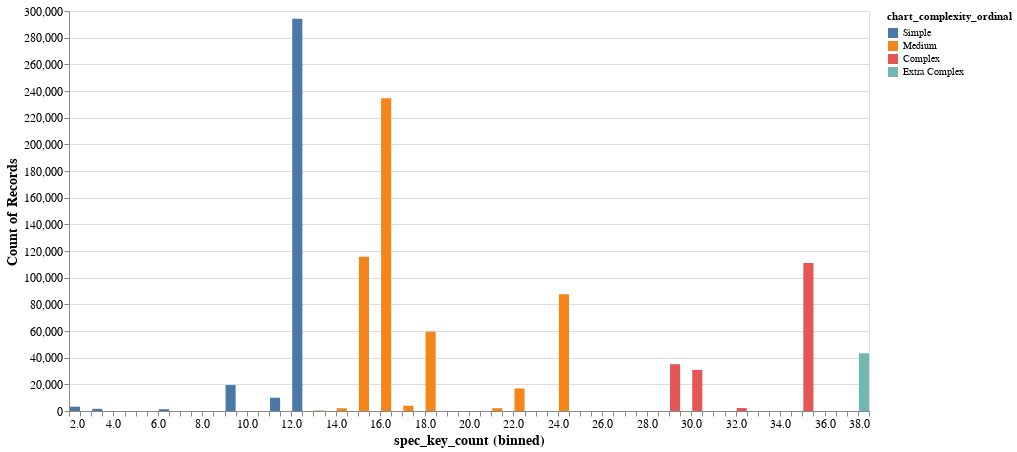

This figure's notebook cell:
### Code cell
# create a histogram of df['spec_key_count']
histogram = alt.Chart(df).mark_bar().encode(
    alt.X("spec_key_count:Q", bin=alt.Bin(maxbins=100)),
    alt.Y("count():Q"),
    alt.Color("chart_complexity_ordinal:N", legend=chart_complexity_legend),
    tooltip=["count():Q", "spec_key_count:Q"]
).properties(
    width=800,
    height=400
).configure_axis(
    labelFontSize=12,
    titleFontSize=14
).configure_title(
    fontSize=16
)

histogram.display()

### Figure 1 — Vega specification as saved in the notebook (floating-point values rounded to 4 significant figures)
{"$schema": "https://vega.github.io/schema/vega/v5.json", "data": [{"name": "source_0", "values": [{"__count": 9950, "__count_end": 9950.0, "__count_start": 0.0, "bin_maxbins_100_spec_key_count": 11.0, "bin_maxbins_100_spec_key_count_end": 11.5, "chart_complexity_ordinal": 0, "spec_key_count": 11}, {"__count": 59533, "__count_end": 59530.0, "__count_start": 0.0, "bin_maxbins_100_spec_key_count": 18.0, "bin_maxbins_100_spec_key_count_end": 18.5, "chart_complexity_ordinal": 1, "spec_key_count": 18}, {"__count": 16901, "__count_end": 16900.0, "__count_start": 0.0, "bin_maxbins_100_spec_key_count": 22.0, "bin_maxbins_100_spec_key_count_end": 22.5, "chart_complexity_ordinal": 1, "spec_key_count": 22}, {"__count": 115671, "__count_end": 115700.0, "__count_start": 0.0, "bin_maxbins_100_spec_key_count": 15.0, "bin_maxbins_100_spec_key_count_end": 15.5, "chart_complexity_ordinal": 1, "spec_key_count": 15}, {"__count": 87534, "__count_end": 87530.0, "__count_start": 0.0, "bin_maxbins_100_spec_key_count": 24.0, "bin_maxbins_100_spec_key_count_end": 24.5, "chart_complexity_ordinal": 1, "spec_key_count": 24}, {"__count": 294261, "__count_end": 294300.0, "__count_start": 0.0, "bin_maxbins_100_spec_key_count": 12.0, "bin_maxbins_100_spec_key_count_end": 12.5, "chart_complexity_ordinal": 0, "spec_key_count": 12}, {"__count": 19458, "__count_end": 19460.0, "__count_start": 0.0, "bin_maxbins_100_spec_key_count": 9.0, "bin_maxbins_100_spec_key_count_end": 9.5, "chart_complexity_ordinal": 0, "spec_key_count": 9}, {"__count": 1636, "__count_end": 1636.0, "__count_start": 0.0, "bin_maxbins_100_spec_key_count": 3.0, "bin_maxbins_100_spec_key_count_end": 3.5, "chart_complexity_ordinal": 0, "spec_key_count": 3}, {"__count": 3250, "__count_end": 3250.0, "__count_start": 0.0, "bin_maxbins_100_spec_key_count": 2.0, "bin_maxbins_100_spec_key_count_end": 2.5, "chart_complexity_ordinal": 0, "spec_key_count": 2}, {"__count": 111030, "__count_end": 111000.0, "__count_start": 0.0, "bin_maxbins_100_spec_key_count": 35.0, "bin_maxbins_100_spec_key_count_end": 35.5, "chart_complexity_ordinal": 2, "spec_key_count": 35}, {"__count": 2125, "__count_end": 2125.0, "__count_start": 0.0, "bin_maxbins_100_spec_key_count": 21.0, "bin_maxbins_100_spec_key_count_end": 21.5, "chart_complexity_ordinal": 1, "spec_key_count": 21}, {"__count": 2225, "__count_end": 2225.0, "__count_start": 0.0, "bin_maxbins_100_spec_key_count": 32.0, "bin_maxbins_100_spec_key_count_end": 32.5, "chart_complexity_ordinal": 2, "spec_key_count": 32}, {"__count": 3950, "__count_end": 3950.0, "__count_start": 0.0, "bin_maxbins_100_spec_key_count": 17.0, "bin_maxbins_100_spec_key_count_end": 17.5, "chart_complexity_ordinal": 1, "spec_key_count": 17}, {"__count": 234568, "__count_end": 234600.0, "__count_start": 0.0, "bin_maxbins_100_spec_key_count": 16.0, "bin_maxbins_100_spec_key_count_end": 16.5, "chart_complexity_ordinal": 1, "spec_key_count": 16}, {"__count": 43301, "__count_end": 43300.0, "__count_start": 0.0, "bin_maxbins_100_spec_key_count": 37.5, "bin_maxbins_100_spec_key_count_end": 38.0, "chart_complexity_ordinal": 3, "spec_key_count": 38}, {"__count": 2100, "__count_end": 2100.0, "__count_start": 0.0, "bin_maxbins_100_spec_key_count": 14.0, "bin_maxbins_100_spec_key_count_end": 14.5, "chart_complexity_ordinal": 1, "spec_key_count": 14}, {"__count": 400, "__count_end": 400.0, "__count_start": 0.0, "bin_maxbins_100_spec_key_count": 13.0, "bin_maxbins_100_spec_key_count_end": 13.5, "chart_complexity_ordinal": 1, "spec_key_count": 13}, {"__count": 1350, "__count_end": 1350.0, "__count_start": 0.0, "bin_maxbins_100_spec_key_count": 6.0, "bin_maxbins_100_spec_key_count_end": 6.5, "chart_complexity_ordinal": 0, "spec_key_count": 6}, {"__count": 35101, "__count_end": 35100.0, "__count_start": 0.0, "bin_maxbins_100_spec_key_count": 29.0, "bin_maxbins_100_spec_key_count_end": 29.5, "chart_complexity_ordinal": 2, "spec_key_count": 29}, {"__count": 30846, "__count_end": 30850.0, "__count_start": 0.0, "bin_maxbins_100_spec_key_count": 30.0, "bin_maxbins_100_spec_key_count_end": 30.5, "chart_complexity_ordinal": 2, "spec_key_count": 30}]}, {"name": "source_0_color_domain_chart_complexity_ordinal", "values": [{"chart_complexity_ordinal": 0}, {"chart_complexity_ordinal": 1}, {"chart_complexity_ordinal": 2}, {"chart_complexity_ordinal": 3}]}], "signals": [{"name": "bin_maxbins_100_spec_key_count_bins", "value": {"fields": ["spec_key_count"], "fname": "bin_spec_key_count", "start": 2.0, "step": 0.5, "stop": 38.0}}], "marks": [{"type": "rect", "name": "marks", "from": {"data": "source_0"}, "encode": {"update": {"fill": {"field": "chart_complexity_ordinal", "scale": "color"}, "x2": {"field": "bin_maxbins_100_spec_key_count", "scale": "x", "offset": {"signal": "0.5 + (abs(scale(\"x\", datum[\"bin_maxbins_100_spec_key_count_end\"]) - scale(\"x\", datum[\"bin_maxbins_100_spec_key_count\"])) < 0.25 ? -0.5 * (0.25 - (abs(scale(\"x\", datum[\"bin_maxbins_100_spec_key_count_end\"]) - scale(\"x\", datum[\"bin_maxbins_100_spec_key_count\"])))) : 0.5)"}}, "x": {"field": "bin_maxbins_100_spec_key_count_end", "scale": "x", "offset": {"signal": "0.5 + (abs(scale(\"x\", datum[\"bin_maxbins_100_spec_key_count_end\"]) - scale(\"x\", datum[\"bin_maxbins_100_spec_key_count\"])) < 0.25 ? 0.5 * (0.25 - (abs(scale(\"x\", datum[\"bin_maxbins_100_spec_key_count_end\"]) - scale(\"x\", datum[\"bin_maxbins_100_spec_key_count\"])))) : -0.5)"}}, "y": {"field": "__count_end", "scale": "y"}, "tooltip": {"signal": "{\"Count of Records\": format(datum[\"__count\"], \"\"), \"spec_key_count\": format(datum[\"spec_key_count\"], \"\")}"}, "y2": {"field": "__count_start", "scale": "y"}}}, "style": ["bar"]}], "scales": [{"name": "x", "type": "linear", "domain": {"signal": "[bin_maxbins_100_spec_key_count_bins.start, bin_maxbins_100_spec_key_count_bins.stop]"}, "range": [0, {"signal": "width"}], "bins": {"signal": "bin_maxbins_100_spec_key_count_bins"}, "zero": false}, {"name": "y", "type": "linear", "domain": {"data": "source_0", "fields": ["__count_start", "__count_end"]}, "range": [{"signal": "height"}, 0], "zero": true, "nice": true}, {"name": "color", "type": "ordinal", "domain": {"data": "source_0_color_domain_chart_complexity_ordinal", "field": "chart_complexity_ordinal", "sort": true}, "range": "category"}], "axes": [{"scale": "y", "ticks": false, "tickCount": {"signal": "ceil(height/40)"}, "zindex": 0, "labels": false, "orient": "left", "grid": true, "aria": false, "domain": false, "gridScale": "x", "maxExtent": 0, "minExtent": 0}, {"scale": "x", "labelFlush": true, "orient": "bottom", "grid": false, "labelOverlap": true, "tickCount": {"signal": "ceil(width/10)"}, "zindex": 0, "title": "spec_key_count (binned)"}, {"scale": "y", "title": "Count of Records", "orient": "left", "zindex": 0, "grid": false, "labelOverlap": true, "tickCount": {"signal": "ceil(height/40)"}}], "width": 800, "config": {"axis": {"labelFontSize": 12, "titleFontSize": 14}, "style": {"group-title": {"fontSize": 16}}}, "height": 400, "style": "cell", "padding": 5, "background": "white", "legends": [{"fill": "color", "symbolType": "square", "title": "chart_complexity_ordinal", "encode": {"labels": {"update": {"text": {"signal": "\n        {\n            0: 'Simple',\n            1: 'Medium',\n            2: 'Complex',\n            3: 'Extra Complex'\n        }[datum.label]\n        "}}}}}]}
